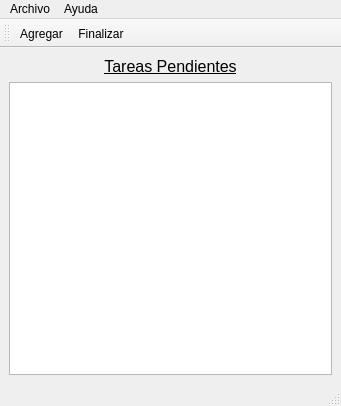
<?xml version="1.0" encoding="UTF-8"?>
<ui version="4.0">
 <class>Principal</class>
 <widget class="QMainWindow" name="Principal">
  <property name="geometry">
   <rect>
    <x>0</x>
    <y>0</y>
    <width>341</width>
    <height>406</height>
   </rect>
  </property>
  <property name="windowTitle">
   <string>Tareas</string>
  </property>
  <property name="windowIcon">
   <iconset resource="Resources.qrc">
    <normaloff>:/Resources/bloc.png</normaloff>:/Resources/bloc.png</iconset>
  </property>
  <widget class="QWidget" name="centralwidget">
   <layout class="QVBoxLayout" name="verticalLayout">
    <item>
     <widget class="QLabel" name="label">
      <property name="text">
       <string>&lt;html&gt;&lt;head/&gt;&lt;body&gt;&lt;p align=&quot;center&quot;&gt;&lt;span style=&quot; font-size:12pt; text-decoration: underline;&quot;&gt;Tareas Pendientes&lt;/span&gt;&lt;/p&gt;&lt;/body&gt;&lt;/html&gt;</string>
      </property>
     </widget>
    </item>
    <item>
     <widget class="QTableWidget" name="outTareas"/>
    </item>
   </layout>
  </widget>
  <widget class="QMenuBar" name="menubar">
   <property name="geometry">
    <rect>
     <x>0</x>
     <y>0</y>
     <width>341</width>
     <height>21</height>
    </rect>
   </property>
   <widget class="QMenu" name="menuArchivo">
    <property name="title">
     <string>Archivo</string>
    </property>
    <addaction name="actionAgregar"/>
    <addaction name="actionFinalizar"/>
   </widget>
   <widget class="QMenu" name="menuAyuda">
    <property name="title">
     <string>Ayuda</string>
    </property>
    <addaction name="actionAcerca_de"/>
   </widget>
   <addaction name="menuArchivo"/>
   <addaction name="menuAyuda"/>
  </widget>
  <widget class="QStatusBar" name="statusbar"/>
  <widget class="QToolBar" name="toolBar">
   <property name="windowTitle">
    <string>toolBar</string>
   </property>
   <attribute name="toolBarArea">
    <enum>TopToolBarArea</enum>
   </attribute>
   <attribute name="toolBarBreak">
    <bool>false</bool>
   </attribute>
   <addaction name="actionAgregar"/>
   <addaction name="actionFinalizar"/>
  </widget>
  <action name="actionAgregar">
   <property name="icon">
    <iconset resource="Resources.qrc">
     <normaloff>:/Resources/mas.png</normaloff>:/Resources/mas.png</iconset>
   </property>
   <property name="text">
    <string>Agregar</string>
   </property>
  </action>
  <action name="actionFinalizar">
   <property name="icon">
    <iconset resource="Resources.qrc">
     <normaloff>:/Resources/confirmar.png</normaloff>:/Resources/confirmar.png</iconset>
   </property>
   <property name="text">
    <string>Finalizar</string>
   </property>
  </action>
  <action name="actionAcerca_de">
   <property name="icon">
    <iconset resource="Resources.qrc">
     <normaloff>:/Resources/informacion.png</normaloff>:/Resources/informacion.png</iconset>
   </property>
   <property name="text">
    <string>Acerca de</string>
   </property>
  </action>
 </widget>
 <resources>
  <include location="Resources.qrc"/>
 </resources>
 <connections/>
</ui>
